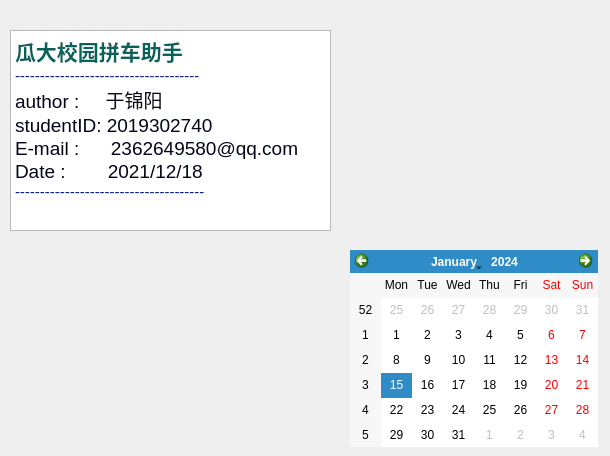
    <widget class="QWidget" name="tab_4">
     <attribute name="icon">
      <iconset resource="../image/image.qrc">
       <normaloff>:/icon/icon/用户名.png</normaloff>:/icon/icon/用户名.png</iconset>
     </attribute>
     <attribute name="title">
      <string>著者信息</string>
     </attribute>
     <widget class="QCalendarWidget" name="calendarWidget">
      <property name="geometry">
       <rect>
        <x>350</x>
        <y>250</y>
        <width>248</width>
        <height>197</height>
       </rect>
      </property>
     </widget>
     <widget class="QTextBrowser" name="textBrowser">
      <property name="geometry">
       <rect>
        <x>10</x>
        <y>30</y>
        <width>321</width>
        <height>201</height>
       </rect>
      </property>
      <property name="html">
       <string>&lt;!DOCTYPE HTML PUBLIC &quot;-//W3C//DTD HTML 4.0//EN&quot; &quot;http://www.w3.org/TR/REC-html40/strict.dtd&quot;&gt;
&lt;html&gt;&lt;head&gt;&lt;meta name=&quot;qrichtext&quot; content=&quot;1&quot; /&gt;&lt;style type=&quot;text/css&quot;&gt;
p, li { white-space: pre-wrap; }
&lt;/style&gt;&lt;/head&gt;&lt;body style=&quot; font-family:'微软雅黑'; font-size:12pt; font-weight:400; font-style:normal;&quot;&gt;
&lt;p style=&quot; margin-top:0px; margin-bottom:0px; margin-left:0px; margin-right:0px; -qt-block-indent:0; text-indent:0px;&quot;&gt;&lt;span style=&quot; font-size:16pt; font-weight:600; color:#06635b;&quot;&gt;瓜大校园拼车助手&lt;/span&gt;&lt;/p&gt;
&lt;p style=&quot; margin-top:0px; margin-bottom:0px; margin-left:0px; margin-right:0px; -qt-block-indent:0; text-indent:0px;&quot;&gt;&lt;span style=&quot; font-size:11pt; color:#0e248a;&quot;&gt;-------------------------------------&lt;/span&gt;&lt;/p&gt;
&lt;p style=&quot; margin-top:0px; margin-bottom:0px; margin-left:0px; margin-right:0px; -qt-block-indent:0; text-indent:0px;&quot;&gt;&lt;span style=&quot; font-size:14pt; color:#020618;&quot;&gt;author :     于锦阳&lt;/span&gt;&lt;/p&gt;
&lt;p style=&quot; margin-top:0px; margin-bottom:0px; margin-left:0px; margin-right:0px; -qt-block-indent:0; text-indent:0px;&quot;&gt;&lt;span style=&quot; font-size:14pt; color:#020618;&quot;&gt;studentID: 2019302740&lt;/span&gt;&lt;/p&gt;
&lt;p style=&quot; margin-top:0px; margin-bottom:0px; margin-left:0px; margin-right:0px; -qt-block-indent:0; text-indent:0px;&quot;&gt;&lt;span style=&quot; font-size:14pt; color:#020618;&quot;&gt;E-mail :      2362649580@qq.com&lt;/span&gt;&lt;/p&gt;
&lt;p style=&quot; margin-top:0px; margin-bottom:0px; margin-left:0px; margin-right:0px; -qt-block-indent:0; text-indent:0px;&quot;&gt;&lt;span style=&quot; font-size:14pt; color:#020618;&quot;&gt;Date :        2021/12/18&lt;/span&gt;&lt;/p&gt;
&lt;p style=&quot; margin-top:0px; margin-bottom:0px; margin-left:0px; margin-right:0px; -qt-block-indent:0; text-indent:0px;&quot;&gt;&lt;span style=&quot; font-size:11pt; color:#0e248a;&quot;&gt;--------------------------------------&lt;/span&gt;&lt;/p&gt;
&lt;p style=&quot;-qt-paragraph-type:empty; margin-top:0px; margin-bottom:0px; margin-left:0px; margin-right:0px; -qt-block-indent:0; text-indent:0px;&quot;&gt;&lt;br /&gt;&lt;/p&gt;&lt;/body&gt;&lt;/html&gt;</string>
      </property>
     </widget>
     <widget class="QLabel" name="label_20">
      <property name="geometry">
       <rect>
        <x>20</x>
        <y>250</y>
        <width>301</width>
        <height>191</height>
       </rect>
      </property>
      <property name="mouseTracking">
       <bool>true</bool>
      </property>
      <property name="styleSheet">
       <string notr="true"/>
      </property>
      <property name="text">
       <string/>
      </property>
      <property name="textFormat">
       <enum>Qt::AutoText</enum>
      </property>
      <property name="pixmap">
       <pixmap resource="../image/image.qrc">:/img/d1160924ab18972b07f8caa0e8cd7b899f510a9e.png</pixmap>
      </property>
      <property name="scaledContents">
       <bool>true</bool>
      </property>
     </widget>
     <widget class="QLabel" name="label_21">
      <property name="geometry">
       <rect>
        <x>340</x>
        <y>30</y>
        <width>261</width>
        <height>181</height>
       </rect>
      </property>
      <property name="styleSheet">
       <string notr="true">image: url(:/img/backcar (2).jpg);</string>
      </property>
      <property name="text">
       <string/>
      </property>
     </widget>
    </widget>
